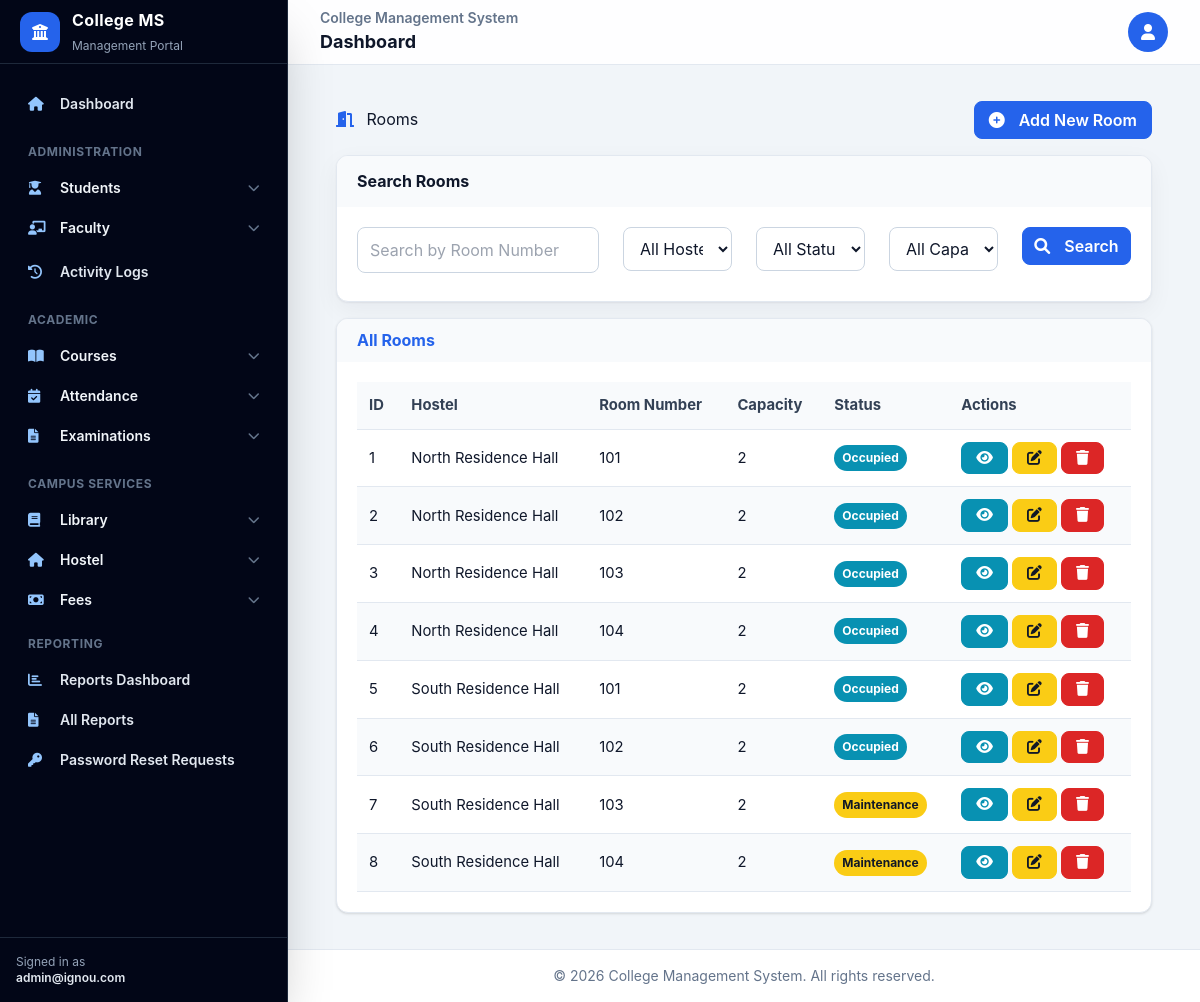
The page /hostel/rooms/ (signed in) on the database its author committed.
### hostel_management/models.py (models this page shows, shortened)
class Hostel(models.Model):
    hostel_id = models.AutoField(primary_key=True)
    hostel_name = models.CharField(max_length=100)
    warden_name = models.CharField(max_length=100)
    contact_number = models.CharField(max_length=15)
    total_rooms = models.IntegerField()
    created_at = models.DateTimeField(auto_now_add=True)
    updated_at = models.DateTimeField(auto_now=True)
    def __str__(self):
        return self.hostel_name

class Room(models.Model):
    ROOM_STATUS = (
        ('available', 'Available'),
        ('occupied', 'Occupied'),
        ('maintenance', 'Under Maintenance'),
    )
    room_id = models.AutoField(primary_key=True)
    hostel = models.ForeignKey(Hostel, on_delete=models.CASCADE, related_name='rooms')
    room_number = models.CharField(max_length=10)
    capacity = models.IntegerField(default=2)
    status = models.CharField(max_length=20, choices=ROOM_STATUS, default='available')
    created_at = models.DateTimeField(auto_now_add=True)
    updated_at = models.DateTimeField(auto_now=True)
    class Meta:
        unique_together = ('hostel', 'room_number')

### hostel_management/views.py (the view)
# urls.py: path('rooms/', views.RoomListView.as_view(), name='room_list'),
class RoomListView(LoginRequiredMixin, ListView):
    model = Room
    template_name = 'hostel_management/room_list.html'
    context_object_name = 'rooms'
    paginate_by = 10
    ordering = ['room_id']  # Add ordering to avoid UnorderedObjectListWarning
    def get_queryset(self):
        queryset = super().get_queryset()
        form = RoomSearchForm(self.request.GET)
        if form.is_valid():
            search_query = form.cleaned_data.get('search_query')
            hostel = form.cleaned_data.get('hostel')
            status = form.cleaned_data.get('status')
            capacity = form.cleaned_data.get('capacity')
            if search_query:
                queryset = queryset.filter(room_number__icontains=search_query)
            if hostel:
                queryset = queryset.filter(hostel=hostel)
            if status:
                queryset = queryset.filter(status=status)
            if capacity:
                queryset = queryset.filter(capacity=capacity)
        return queryset
    def get_context_data(self, **kwargs):
        context = super().get_context_data(**kwargs)
        context['search_form'] = RoomSearchForm(self.request.GET)
        return context

### templates/hostel_management/room_list.html (shortened to what this page needs)
{% extends 'base.html' %}
{% load static %}
{% block content %}
<div class="container-fluid py-4">
    <div class="d-flex justify-content-between align-items-center mb-4">
        <h1><i class="fas fa-door-open text-primary me-2"></i> Rooms</h1>
        <a href="{% url 'room_create' %}" class="btn btn-primary">
            <i class="fas fa-plus-circle me-2"></i>Add New Room
        </a>
    </div>
    <div class="card mb-4">
        <div class="card-header bg-light">
            <h6 class="m-0 font-weight-bold">Search Rooms</h6>
        </div>
        <div class="card-body">
            <form method="get" class="row g-3">
                <div class="col-md-4 mb-2">
                    {{ search_form.search_query }}
                </div>
                <div class="col-md-2 mb-2">
                    {{ search_form.hostel }}
                </div>
                <div class="col-md-2 mb-2">
                    {{ search_form.status }}
                </div>
                <div class="col-md-2 mb-2">
                    {{ search_form.capacity }}
                </div>
                <div class="col-md-2 mb-2">
                    <button type="submit" class="btn btn-primary w-100">
                        <i class="fas fa-search me-2"></i>Search
                    </button>
                </div>
            </form>
        </div>
    </div>
    <div class="card shadow">
        <div class="card-header py-3">
            <h6 class="m-0 font-weight-bold text-primary">All Rooms</h6>
        </div>
        <div class="card-body">
            {% if rooms %}
                <div class="table-responsive">
                    <table class="table table-striped">
                        <thead>
                            <tr>
                                <th>ID</th>
                                <th>Hostel</th>
                                <th>Room Number</th>
                                <th>Capacity</th>
                                <th>Status</th>
                                <th>Actions</th>
                            </tr>
                        </thead>
                        <tbody>
                            {% for room in rooms %}
                                <tr>
                                    <td>{{ room.room_id }}</td>
                                    <td>{{ room.hostel.hostel_name }}</td>
                                    <td>{{ room.room_number }}</td>
                                    <td>{{ room.capacity }}</td>
                                    <td>
                                        {% if room.status == 'available' %}
                                            <span class="badge bg-success">Available</span>
                                        {% elif room.status == 'occupied' %}
                                            <span class="badge bg-info">Occupied</span>
                                        {% else %}
                                            <span class="badge bg-warning">Maintenance</span>
                                        {% endif %}
                                    </td>
                                    <td>
                                        <div class="btn-group btn-group-sm" role="group">
                                            <a href="{% url 'room_detail' room.pk %}" class="btn btn-info">
                                                <i class="fas fa-eye"></i>
                                            </a>
                                            <a href="{% url 'room_update' room.pk %}" class="btn btn-warning">
                                                <i class="fas fa-edit"></i>
                                            </a>
                                            <a href="{% url 'room_delete' room.pk %}" class="btn btn-danger">
                                                <i class="fas fa-trash"></i>
                                            </a>
                                        </div>
                                    </td>
                                </tr>
                            {% endfor %}
                        </tbody>
                    </table>
                </div>
            {% else %}
                <div class="text-center py-4">
                    <p>No rooms found.</p>
                </div>
            {% endif %}
        </div>
    </div>
</div>
{% endblock %}

### templates/base.html (shortened to what this page needs)
<!DOCTYPE html>
{% load static %}
<html lang="en">
<head>
    <script src="https://cdn.tailwindcss.com"></script>
    <link rel="stylesheet" href="https://cdnjs.cloudflare.com/ajax/libs/font-awesome/6.0.0/css/all.min.css">
    <link rel="stylesheet" href="{% static 'css/tailwind-compat.css' %}">
</head>
<body class="min-h-screen bg-slate-100 text-slate-900 antialiased">
    {% with user_type=user.profile.user_type|default:'' %}
    {% if user.is_authenticated %}
    <div class="min-h-screen lg:flex">
        <aside id="appSidebar" class="fixed inset-y-0 left-0 z-40 flex w-72 -translate-x-full flex-col border-r border-slate-800 bg-slate-950 text-slate-100 shadow-2xl transition-transform duration-200 lg:translate-x-0">
            <div class="flex h-16 items-center gap-3 border-b border-slate-800 px-5">
                <div class="grid h-10 w-10 place-items-center rounded-xl bg-blue-600 text-white">
                    <i class="fas fa-university"></i>
                </div>
                <div>
                    <a href="{% url 'home' %}" class="block text-base font-bold tracking-wide text-white">College MS</a>
                    <span class="text-xs text-slate-400">Management Portal</span>
                </div>
            </div>
            <nav class="flex-1 space-y-5 overflow-y-auto px-4 py-5 text-sm">
                <a href="{% url 'home' %}" class="flex items-center gap-3 rounded-xl px-3 py-2.5 font-semibold text-slate-200 hover:bg-slate-800 hover:text-white">
                    <i class="fas fa-home w-5 text-blue-300"></i> Dashboard
                </a>
                {% if user_type == 'admin' or user.is_staff %}
                <section>
                    <p class="px-3 pb-2 text-xs font-bold uppercase tracking-wider text-slate-500">Administration</p>
                    <details class="group">
                        <summary class="flex cursor-pointer list-none items-center justify-between rounded-xl px-3 py-2.5 font-semibold hover:bg-slate-800">
                            <span><i class="fas fa-user-graduate mr-3 w-5 text-blue-300"></i>Students</span>
                            <i class="fas fa-chevron-down text-xs text-slate-500 group-open:rotate-180"></i>
                        </summary>
                    </details>
                    <details class="group">
                        <summary class="flex cursor-pointer list-none items-center justify-between rounded-xl px-3 py-2.5 font-semibold hover:bg-slate-800">
                            <span><i class="fas fa-chalkboard-teacher mr-3 w-5 text-blue-300"></i>Faculty</span>
                            <i class="fas fa-chevron-down text-xs text-slate-500 group-open:rotate-180"></i>
                        </summary>
                    </details>
                    <a href="{% url 'auth:system_activity_logs' %}" class="mt-1 flex items-center gap-3 rounded-xl px-3 py-2.5 font-semibold text-slate-200 hover:bg-slate-800 hover:text-white">
                        <i class="fas fa-history w-5 text-blue-300"></i> Activity Logs
                    </a>
                </section>
                {% endif %}
                <section>
                    <p class="px-3 pb-2 text-xs font-bold uppercase tracking-wider text-slate-500">Academic</p>
                    <details class="group">
                        <summary class="flex cursor-pointer list-none items-center justify-between rounded-xl px-3 py-2.5 font-semibold hover:bg-slate-800">
                            <span><i class="fas fa-book-open mr-3 w-5 text-blue-300"></i>Courses</span>
                            <i class="fas fa-chevron-down text-xs text-slate-500 group-open:rotate-180"></i>
                        </summary>
                    </details>
                    <details class="group">
                        <summary class="flex cursor-pointer list-none items-center justify-between rounded-xl px-3 py-2.5 font-semibold hover:bg-slate-800">
                            <span><i class="fas fa-calendar-check mr-3 w-5 text-blue-300"></i>Attendance</span>
                            <i class="fas fa-chevron-down text-xs text-slate-500 group-open:rotate-180"></i>
                        </summary>
                    </details>
                    <details class="group">
                        <summary class="flex cursor-pointer list-none items-center justify-between rounded-xl px-3 py-2.5 font-semibold hover:bg-slate-800">
                            <span><i class="fas fa-file-alt mr-3 w-5 text-blue-300"></i>Examinations</span>
                            <i class="fas fa-chevron-down text-xs text-slate-500 group-open:rotate-180"></i>
                        </summary>
                    </details>
                </section>
                <section>
                    <p class="px-3 pb-2 text-xs font-bold uppercase tracking-wider text-slate-500">Campus Services</p>
                    <details class="group">
                        <summary class="flex cursor-pointer list-none items-center justify-between rounded-xl px-3 py-2.5 font-semibold hover:bg-slate-800">
                            <span><i class="fas fa-book mr-3 w-5 text-blue-300"></i>Library</span>
                            <i class="fas fa-chevron-down text-xs text-slate-500 group-open:rotate-180"></i>
                        </summary>
                    </details>
                    {% if user_type == 'admin' %}
                    <details class="group">
                        <summary class="flex cursor-pointer list-none items-center justify-between rounded-xl px-3 py-2.5 font-semibold hover:bg-slate-800">
                            <span><i class="fas fa-home mr-3 w-5 text-blue-300"></i>Hostel</span>
                            <i class="fas fa-chevron-down text-xs text-slate-500 group-open:rotate-180"></i>
                        </summary>
                    </details>
                    <details class="group">
                        <summary class="flex cursor-pointer list-none items-center justify-between rounded-xl px-3 py-2.5 font-semibold hover:bg-slate-800">
                            <span><i class="fas fa-money-bill mr-3 w-5 text-blue-300"></i>Fees</span>
                            <i class="fas fa-chevron-down text-xs text-slate-500 group-open:rotate-180"></i>
                        </summary>
                    </details>
                    <p class="px-3 pb-2 pt-4 text-xs font-bold uppercase tracking-wider text-slate-500">Reporting</p>
                    <a class="flex items-center gap-3 rounded-xl px-3 py-2.5 font-semibold text-slate-200 hover:bg-slate-800 hover:text-white" href="{% url 'reporting_dashboard' %}">
                        <i class="fas fa-chart-bar w-5 text-blue-300"></i> Reports Dashboard
                    </a>
                    <a class="flex items-center gap-3 rounded-xl px-3 py-2.5 font-semibold text-slate-200 hover:bg-slate-800 hover:text-white" href="{% url 'report_list' %}">
                        <i class="fas fa-file-alt w-5 text-blue-300"></i> All Reports
                    </a>
                    <a class="flex items-center gap-3 rounded-xl px-3 py-2.5 font-semibold text-slate-200 hover:bg-slate-800 hover:text-white" href="{% url 'auth:admin_reset_requests' %}">
                        <i class="fas fa-key w-5 text-blue-300"></i> Password Reset Requests
                    </a>
                    {% endif %}
                </section>
            </nav>
            <div class="border-t border-slate-800 p-4 text-xs text-slate-400">
                Signed in as
                <span class="block truncate font-semibold text-slate-200">{{ user.email|default:user.username }}</span>
            </div>
        </aside>
        <div class="flex min-h-screen w-full flex-col lg:pl-72">
            <header class="sticky top-0 z-20 border-b border-slate-200 bg-white/90 backdrop-blur">
                <div class="flex h-16 items-center justify-between gap-3 px-4 sm:px-6 lg:px-8">
                    <div class="min-w-0">
                        <p class="truncate text-sm font-semibold text-slate-500">College Management System</p>
                        <h1 class="truncate text-lg font-bold text-slate-900">{% block page_heading %}Dashboard{% endblock %}</h1>
                    </div>
                    <div class="dropdown">
                        <button class="grid h-10 w-10 place-items-center rounded-full bg-blue-600 text-white" type="button" aria-label="Open user menu">
                            <i class="fas fa-user"></i>
                        </button>
                    </div>
                </div>
            </header>
            <main class="flex-1 px-4 py-5 sm:px-6 lg:px-8">
    {% endif %}
            {% block content %}{% endblock %}
    {% if user.is_authenticated %}
            </main>
            <footer class="border-t border-slate-200 bg-white px-4 py-4 text-center text-sm text-slate-500">
                &copy; {% now 'Y' %} College Management System. All rights reserved.
            </footer>
        </div>
    </div>
    {% else %}
        </main>
    </div>
    {% endif %}
    {% endwith %}
</body>
</html>

### rows shown on the page
Hostel: hostel "All Hostels"
Room: room_id "1", hostel.hostel_name "North Residence Hall", room_number "101", capacity "2", status "Occupied"
Room: room_id "2", hostel.hostel_name "North Residence Hall", room_number "102", capacity "2", status "Occupied"
Room: room_id "3", hostel.hostel_name "North Residence Hall", room_number "103", capacity "2", status "Occupied"
Room: room_id "4", hostel.hostel_name "North Residence Hall", room_number "104", capacity "2", status "Occupied"
Room: room_id "5", hostel.hostel_name "South Residence Hall", room_number "101", capacity "2", status "Occupied"
Room: room_id "6", hostel.hostel_name "South Residence Hall", room_number "102", capacity "2", status "Occupied"
Room: room_id "7", hostel.hostel_name "South Residence Hall", room_number "103", capacity "2", status "Maintenance"
Room: room_id "8", hostel.hostel_name "South Residence Hall", room_number "104", capacity "2", status "Maintenance"

### other values the page prints
{{ user.email|default:user.username }} "admin@ignou.com"
